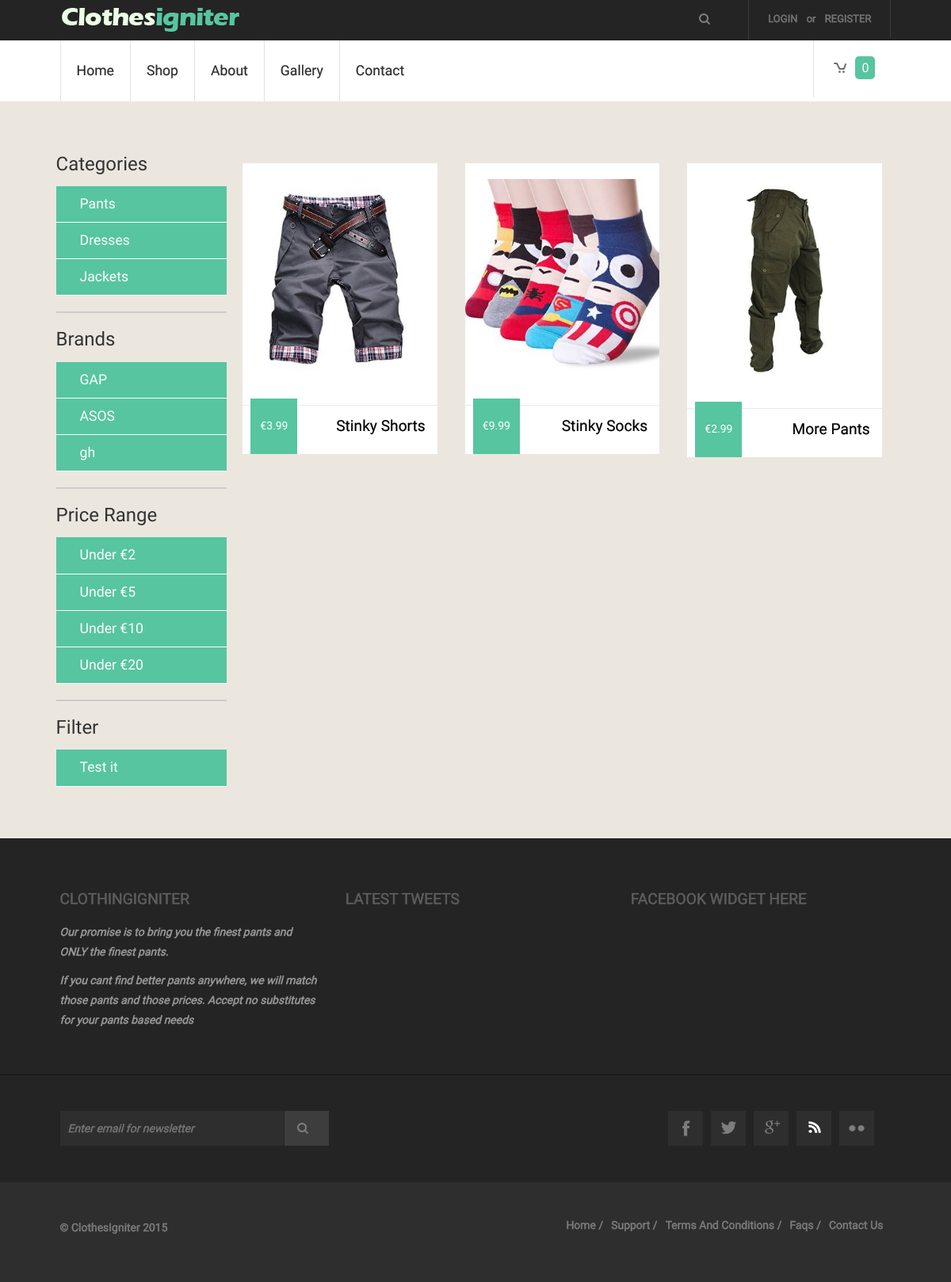
/index.php/store/category/1, run on the app's committed database.
### tables this page shows
CREATE TABLE IF NOT EXISTS `category` (
`id` int(11) NOT NULL,
  `name` varchar(150) NOT NULL,
  `parentID` int(11) NOT NULL,
  `slug` varchar(150) NOT NULL
);

CREATE TABLE IF NOT EXISTS `brand` (
`id` int(11) NOT NULL,
  `name` varchar(150) NOT NULL
);

CREATE TABLE IF NOT EXISTS `store_items` (
`id` int(11) NOT NULL,
  `item_name` varchar(240) NOT NULL,
  `item_price` decimal(7,2) NOT NULL,
  `image_small` varchar(240) NOT NULL,
  `image_large` varchar(240) NOT NULL,
  `item_description` text NOT NULL,
  `rating` int(11) NOT NULL DEFAULT '0',
  `categoryID` int(11) NOT NULL,
  `brandID` int(11) NOT NULL,
  `item_description_short` text NOT NULL
);

### application/views/includes/template.php (called while the page is built, shortened)
<?php $this->load->view('includes/header' ,$this->globals);?>
<?php $this->load->view($main_content);?>

### application/controllers/store.php (called while the page is built, shortened)
<?php
class Store extends MY_Controller{
    function __construct()
    {
        parent::__construct();
        $this->load->model('item_model');
        $this->load->model('stock_model');
        $this->load->model('address_model');
        $this->load->model('orderItem_model');
        $this->load->model('order_model');
        $this->load->helper('url_helper');
        $this->load->library('user_agent');
    }
    function category($categoryID){
        $this->load->library('pagination');
        $config['base_url']=base_url().'index.php/store/category/'. $categoryID;
        $config["total_rows"] = $this->item_model->record_count($categoryID);
        $config['per_page'] = 6;
        $config['num_links'] = 20;
        $config["uri_segment"] = 4;
        $this->pagination->initialize($config);
        $page = ($this->uri->segment($config["uri_segment"])) ? $this->uri->segment($config["uri_segment"]) : 0;
        $data["items"] = $this->item_model->
        get_category_items($config["per_page"], $page, $categoryID);
        $data["links"] = $this->pagination->create_links();
        $data['main_content'] = 'store/index';
        $this->load->view('includes/template', $data, $this->globals);
    }
}

### index.php (called while the page is built, shortened)
<?php
require_once BASEPATH.'core/CodeIgniter.php';

### application/models/Category_model.php (called while the page is built, shortened)
<?php
class Category_model extends CI_Model
{
    public function get($id = FALSE)
    {
        if (!$id)
        {
            $query = $this->db->get('category');
            return $query->result_array();
        }
        $query = $this->db->get_where('category', array('id' => $id));
        return $query->row_array();
    }
}

### application/core/MY_Controller.php (called while the page is built, shortened)
<?php
class MY_Controller extends CI_Controller
{
    function __construct()
    {
        $this->globals = array(
            'categories' => $this->category_model->get(),
            'brands' => $this->brand_model->get(),
        );
    }
}

### application/models/Brand_model.php (called while the page is built, shortened)
<?php
class Brand_model extends CI_Model
{
    public function get($id = FALSE)
    {
        if (!$id)
        {
            $query = $this->db->get('brand');
            return $query->result_array();
        }
        $query = $this->db->get_where('brand', array('id' => $id));
        return $query->row_array();
    }
}

### application/models/Item_model.php (called while the page is built, shortened)
<?php
class Item_model extends CI_Model
{
    public function get_category_items($limit, $start, $category= FALSE)
    {
        $this->db->limit($limit, $start);
        if(!$category){
            $query = $this->db->get("store_items");
        }
        else{
            $query = $this->db->get_where('store_items', array('categoryID' => $category));
        }
        if ($query->num_rows() > 0) {
            foreach ($query->result() as $row) {
                $data[] = $row;
            }
            return $data;
        }
        return false;
    }
}

### application/views/store/index.php (the view, shortened to what this page needs)
<div class="row">
    <div class="col-md-3 admin-sidebar">
              <div class="list-group">
                  <ul class="category-select">
                      <h3>Categories</h3>
                  <?php
                  foreach($categories as $category) {
                      echo "<li>" . anchor('store/category/'. $category['id'], $category['name']) . "</li>";
                  }
                  ?>
                  </ul>
                  <hr>
                  <ul class="category-select">
                      <h3>Brands</h3>
                      <?php
                      foreach($brands as $brand) {
                          echo "<li>" . anchor('store/brand/'. $brand['id'], $brand['name']) . "</li>";
                      }
                      ?>
                  </ul>
                  <hr>
                  <ul class="category-select">
                      <h3>Price Range</h3>
                      <?php
                          echo "<li>" . anchor('store/price/2', 'Under &euro;2') . "</li>";
                          echo "<li>" . anchor('store/price/5', 'Under &euro;5') . "</li>";
                          echo "<li>" . anchor('store/price/10', 'Under &euro;10') . "</li>";
                          echo "<li>" . anchor('store/price/20', 'Under &euro;20') . "</li>";
                      ?>
                  </ul>
                  <hr>
                  <ul class="category-select">
                      <h3>Filter</h3>
                      <?php
                      echo "<li>" . anchor('store/filter/1/2', 'Test it') . "</li>";
                      ?>
                  </ul>
               </div>
        </div>
    <div class="col-md-9">
        <div class="grids_of_3">
            <?php if($items!=null){
                foreach($items as $item) { ?>
                    <div class="grid1_of_3">
                        <a href="<?php echo base_url() . 'index.php/item/view/'.$item->id ?>">
                            <img src="<?php echo base_url() . "images/clothes/" . $item->image_large; ?>"  alt=""/>
                            <h3><?php echo $item->item_name ?></h3>
                            <span class="price">&euro;<?php echo $item->item_price ?></span>
                        </a>
                    </div>
                <?php }} ?>
        </div>
    </div>
</div>

### css/style.css (style rules this page uses)
ol,ul { list-style:none;margin:0;padding:0; }
a { text-decoration:none; }
img { max-width:100%; }
html, body { font-family: 'Maven Pro', sans-serif; background:#ffffff; font-size: 100%; }
.log_reg li a { font-family: 'Maven Pro', sans-serif; font-size: 0.8125em; padding: 5px 8px; color: #777777; text-transform: uppercase; -webkit-text-stroke: 0.5px; }
.menu ul li a { display: block; padding: 26px 30px; color: #2d2d2d; font-size: 1.1em; text-transform: capitalize; -webkit-text-stroke: 0.2px; -webkit-transition: all 0.3s ease-in-out; -moz-transition: all 0.3s ease-in-out; -o-transition: all 0.3s ease-in-out; transition: all 0.3s ease-in-out; }
.grids_of_3 { text-align:center; display: block; }
.grid1_of_3 { float:left; width:30.3333%; margin-left:4.3333%; background: #ffffff; position: relative; }
.grid1_of_3:first-child { margin-left: 0; }
.grid1_of_3 a { display: block; }
.grid1_of_3 img { padding: 8% 0; }
.grid1_of_3 h3 { border-top: 1px solid #EBEBEB; padding: 15px; font-size: 1.2em; color: #000000; -webkit-text-stroke: 0.2px; text-shadow: 0 1px 0 #ffffff; text-transform: capitalize; }
.price { background: #57C5A0; color: #ffffff; font-size: 0.8725em; padding: 25px 12px; position: absolute; bottom: 0px; left: 10px; }
.grids_of_3 { display: block; margin: 4% 0; }
.soc_icons ul li a { display: block; padding: 10px; background: #2e2e2e; width: 24px; height: 24px; -webkit-transition: all 0.3s ease-in-out; -moz-transition: all 0.3s ease-in-out; -o-transition: all 0.3s ease-in-out; transition: all 0.3s ease-in-out; }
.soc_icons ul li a.icon4 { background: #2e2e2e url('../images/icon4.png') no-repeat 14px 12px; }
.f_nav1 li a { display:block; color: #7D7D7D; text-transform: capitalize; font-size: 0.8725em; -webkit-text-stroke: 0.5px; -webkit-transition: all 0.3s ease-in-out; -moz-transition: all 0.3s ease-in-out; -o-transition: all 0.3s ease-in-out; transition: all 0.3s ease-in-out; }
@media only screen and (max-width: 1280px) { .menu ul li a { padding: 26px 20px; } }

### css/custom.css (style rules this page uses)
.admin-sidebar ul, .category-select { list-style:none; margin:0; padding:0; }
.admin-sidebar ul > li > a { margin-left:20px; display:block; padding:10px; color:#fefefe; font-size:1.1em; transition: all 0.2s ease-out; }
.admin-sidebar ul > li { background:#57C5A0; border-bottom:1px solid #fefefe; transition: all 0.2s ease-out; }
.admin-sidebar h3, .admin-sidebar h4 { margin-bottom:15px; }
.admin-sidebar hr { border:1px solid #ccc; }
.grid1_of_3 { margin-bottom:20px; }
.grid1_of_3 h3 { text-align: right; }
.grids_of_3 img { max-height: 250px; }
.grid1_of_3 { transition: all 0.2s ease-out; }

### data on the page
category: id+name "Pants"
category: id+name "Dresses"
category: id+name "Jackets"
brand: id+name "GAP"
brand: id+name "ASOS"
brand: id+name "gh"
store_items: image_large (picture), item_name "Stinky Shorts", item_price "3.99"
store_items: image_large (picture), item_name "Stinky Socks", item_price "9.99"
store_items: image_large (picture), item_name "More Pants", item_price "2.99"

### other printed values
anchor('login', 'Login') "LOGIN"
anchor('login/signup', 'Register') "REGISTER"
anchor('site', 'Home') "Home"
anchor('store', 'Shop') "Shop"
anchor('site/about', 'About') "About"
anchor('site/gallery', 'Gallery') "Gallery"
anchor('site/contact', 'Contact') "Contact"
$this->cart->total_items() "0"
anchor('store/price/2', 'Under &euro;2') "Under €2"
anchor('store/price/5', 'Under &euro;5') "Under €5"
anchor('store/price/10', 'Under &euro;10') "Under €10"
anchor('store/price/20', 'Under &euro;20') "Under €20"
anchor('store/filter/1/2', 'Test it') "Test it"
anchor('site', 'Home /') "Home /"
anchor('site/contact', 'Contact Us') "Contact Us"
